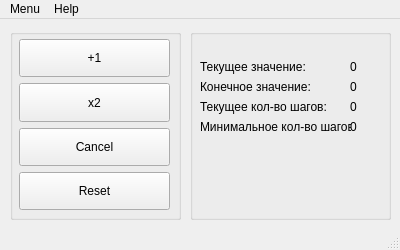
<?xml version="1.0" encoding="UTF-8"?>
<ui version="4.0">
 <class>Form_Doubler</class>
 <widget class="QMainWindow" name="Form_Doubler">
  <property name="geometry">
   <rect>
    <x>0</x>
    <y>0</y>
    <width>400</width>
    <height>250</height>
   </rect>
  </property>
  <property name="windowTitle">
   <string>Doubler</string>
  </property>
  <widget class="QWidget" name="centralwidget">
   <widget class="QGroupBox" name="groupBox">
    <property name="geometry">
     <rect>
      <x>10</x>
      <y>10</y>
      <width>171</width>
      <height>191</height>
     </rect>
    </property>
    <property name="title">
     <string/>
    </property>
    <widget class="QWidget" name="verticalLayoutWidget">
     <property name="geometry">
      <rect>
       <x>9</x>
       <y>10</y>
       <width>151</width>
       <height>171</height>
      </rect>
     </property>
     <layout class="QVBoxLayout" name="verticalLayout">
      <item>
       <widget class="QPushButton" name="pushButton_Add">
        <property name="sizePolicy">
         <sizepolicy hsizetype="Minimum" vsizetype="Minimum">
          <horstretch>0</horstretch>
          <verstretch>0</verstretch>
         </sizepolicy>
        </property>
        <property name="text">
         <string>+1</string>
        </property>
       </widget>
      </item>
      <item>
       <widget class="QPushButton" name="pushButton_Multiply">
        <property name="sizePolicy">
         <sizepolicy hsizetype="Minimum" vsizetype="Minimum">
          <horstretch>0</horstretch>
          <verstretch>0</verstretch>
         </sizepolicy>
        </property>
        <property name="text">
         <string>x2</string>
        </property>
       </widget>
      </item>
      <item>
       <widget class="QPushButton" name="pushButton_Cancel">
        <property name="sizePolicy">
         <sizepolicy hsizetype="Minimum" vsizetype="Minimum">
          <horstretch>0</horstretch>
          <verstretch>0</verstretch>
         </sizepolicy>
        </property>
        <property name="text">
         <string>Cancel</string>
        </property>
       </widget>
      </item>
      <item>
       <widget class="QPushButton" name="pushButton_Reset">
        <property name="sizePolicy">
         <sizepolicy hsizetype="Minimum" vsizetype="Minimum">
          <horstretch>0</horstretch>
          <verstretch>0</verstretch>
         </sizepolicy>
        </property>
        <property name="text">
         <string>Reset</string>
        </property>
       </widget>
      </item>
     </layout>
    </widget>
   </widget>
   <widget class="QGroupBox" name="groupBox_2">
    <property name="geometry">
     <rect>
      <x>190</x>
      <y>10</y>
      <width>201</width>
      <height>191</height>
     </rect>
    </property>
    <property name="title">
     <string/>
    </property>
    <widget class="QLabel" name="label_current_value">
     <property name="geometry">
      <rect>
       <x>10</x>
       <y>30</y>
       <width>151</width>
       <height>16</height>
      </rect>
     </property>
     <property name="text">
      <string>Текущее значение:</string>
     </property>
    </widget>
    <widget class="QLabel" name="label_final_value">
     <property name="geometry">
      <rect>
       <x>10</x>
       <y>50</y>
       <width>151</width>
       <height>16</height>
      </rect>
     </property>
     <property name="text">
      <string>Конечное значение:</string>
     </property>
    </widget>
    <widget class="QLabel" name="label_current_steps">
     <property name="geometry">
      <rect>
       <x>10</x>
       <y>70</y>
       <width>151</width>
       <height>16</height>
      </rect>
     </property>
     <property name="text">
      <string>Текущее кол-во шагов:</string>
     </property>
    </widget>
    <widget class="QLabel" name="label_minimal_steps">
     <property name="geometry">
      <rect>
       <x>10</x>
       <y>90</y>
       <width>151</width>
       <height>16</height>
      </rect>
     </property>
     <property name="text">
      <string>Минимальное кол-во шагов:</string>
     </property>
    </widget>
    <widget class="QLabel" name="label_minimal_steps_number">
     <property name="geometry">
      <rect>
       <x>160</x>
       <y>90</y>
       <width>31</width>
       <height>16</height>
      </rect>
     </property>
     <property name="text">
      <string>0</string>
     </property>
    </widget>
    <widget class="QLabel" name="label_current_steps_number">
     <property name="geometry">
      <rect>
       <x>160</x>
       <y>70</y>
       <width>31</width>
       <height>16</height>
      </rect>
     </property>
     <property name="text">
      <string>0</string>
     </property>
    </widget>
    <widget class="QLabel" name="label_final_value_number">
     <property name="geometry">
      <rect>
       <x>160</x>
       <y>50</y>
       <width>31</width>
       <height>16</height>
      </rect>
     </property>
     <property name="text">
      <string>0</string>
     </property>
    </widget>
    <widget class="QLabel" name="label_current_value_number">
     <property name="geometry">
      <rect>
       <x>160</x>
       <y>30</y>
       <width>31</width>
       <height>16</height>
      </rect>
     </property>
     <property name="text">
      <string>0</string>
     </property>
    </widget>
   </widget>
  </widget>
  <widget class="QMenuBar" name="menubar">
   <property name="geometry">
    <rect>
     <x>0</x>
     <y>0</y>
     <width>400</width>
     <height>20</height>
    </rect>
   </property>
   <widget class="QMenu" name="menuMenu">
    <property name="title">
     <string>Menu</string>
    </property>
    <widget class="QMenu" name="menuNew_Game">
     <property name="title">
      <string>New Game</string>
     </property>
     <addaction name="actionEasy"/>
     <addaction name="actionNormal"/>
     <addaction name="actionHard"/>
    </widget>
    <addaction name="menuNew_Game"/>
   </widget>
   <widget class="QMenu" name="menuHelp">
    <property name="title">
     <string>Help</string>
    </property>
    <addaction name="actionAbout"/>
   </widget>
   <addaction name="menuMenu"/>
   <addaction name="menuHelp"/>
  </widget>
  <widget class="QStatusBar" name="statusbar"/>
  <action name="actionAbout">
   <property name="text">
    <string>About</string>
   </property>
  </action>
  <action name="actionEasy">
   <property name="text">
    <string>Easy</string>
   </property>
  </action>
  <action name="actionNormal">
   <property name="text">
    <string>Normal</string>
   </property>
  </action>
  <action name="actionHard">
   <property name="text">
    <string>Hard</string>
   </property>
  </action>
 </widget>
 <resources/>
 <connections/>
</ui>
